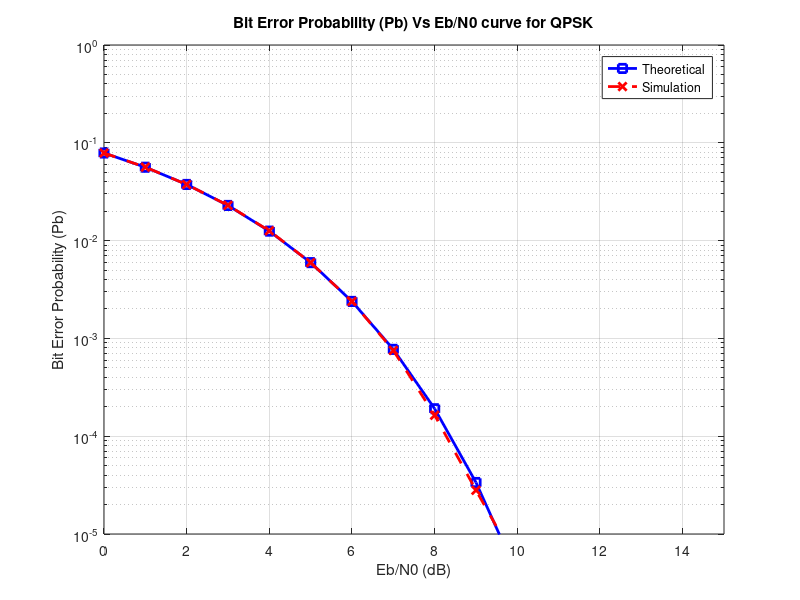

Write the MATLAB code that produced this figure.
%%%%%%%%%%%%%%%%%%%%%%%%%%%%%%%%%%%%%%%%%%%%%%%%%%%%%%%%%%%%%%%%%%%%%%%%%%%%%%%%%%%%%%
%                   Simulation of Communication System using QPSK modulation
%                                                                          
%                               Punit Godhani-  9709894   
%                               Balal Asar-     9755535
%                               Bilal Akhtar-   5208386
%%%%%%%%%%%%%%%%%%%%%%%%%%%%%%%%%%%%%%%%%%%%%%%%%%%%%%%%%%%%%%%%%%%%%%%%%%%%%%%%%%%%%%
clear all;
tic
N=10^6;                 % No of bits
EbN0_dB=0:15;           % Eb/N0 values in dB
E=1;                    % Normalization of bit Energy

% Loop for calculating Probability of error for Different values of Eb/No
for z=1:length(EbN0_dB)
    snr=10^(EbN0_dB(z)/10); % Conversion of Eb/N0(dB) to linear value
    sgma=sqrt(E/(2*snr));   % Standard Deviation of Noise
    errors=0;  % Initializing Error counter
    
    % Bit Generation with equal probability
    Tx_bits=round(rand(1,N));
    Data_I=Tx_bits(1:2:end); % Inphase components of Data
    Data_Q=Tx_bits(2:2:end); %Quadrature Components of Data
    
    % Modulation of Data
    Data_I_map=Data_I*(-2)+1;
    Data_Q_map=Data_Q*(-2)+1;
    
    % Transmitted Signal
    Tx_sig=Data_I_map+sqrt(-1)*Data_Q_map;
    
    % Generation Of AWGN Noise
    noise=sgma*(randn(1,N/2)+sqrt(-1)*randn(1,N/2)); % White Gaussian noise with variance N0/2 per dimension
    
    % Received signal Through AWGN channel
    Rx_sig= Tx_sig+noise;
    
    %Detection
    Rx_data_I=real(Rx_sig)<=0;
    Rx_data_Q=imag(Rx_sig)<=0;
    
    % Estimated Data
    Estimated_data=vertcat(Rx_data_I, Rx_data_Q);
    Estimated_bits=reshape(Estimated_data,1,N);
    
    % Error Detection by comparing estimated data with the transmitted data
    errors=sum(xor(Estimated_bits,Tx_bits));
    
    % Counting the total number of bit errors by adding bit difference in each estimated symbol
    theoretical_ber(z)=(1/2)*erfc(sqrt(snr)); % Calculation of Theoretical Bit Error Rate
    estimated_ber(z)=errors/N; % Calculation of Estimated Bit Error Rate
end

% Plotting Bit Error Probability Vs Eb/N0 curve
semilogy(EbN0_dB,theoretical_ber,'bs-','LineWidth',2);
hold on
semilogy(EbN0_dB,estimated_ber,'rx--','LineWidth',2);
grid on;
axis([0 max(EbN0_dB) 10^-5 1]); % Defining the Axis Range
legend('Theoretical', 'Simulation');
xlabel('Eb/N0 (dB)');
ylabel('Bit Error Probability (Pb)');
title('Bit Error Probability (Pb) Vs Eb/N0 curve for QPSK');
toc
